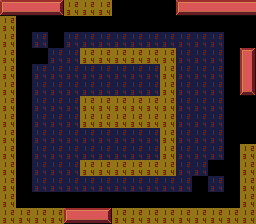

Rendered tile map (Tiled .tmx) drawn with the repository's tilesets; below, a short description and the map source with its tile grids summarised:
An orthogonal 16x14 tile map with 16x16 px tiles, 2 tile layers (Tile Layer 1, Tile Layer 2), 2 tilesets.

<map version="1.11" tiledversion="1.11.0" class="normal" orientation="orthogonal" renderorder="right-down" width="16" height="14" tilewidth="16" tileheight="16" infinite="0" nextlayerid="4" nextobjectid="1">
 <tileset firstgid="1" source="../../metatiles/dungeon.tsx" />
 <tileset firstgid="257" source="../../second-layers/sl_floor.tsx" />
 <layer id="1" name="Tile Layer 1" width="16" height="14">
  <data>[224 cells, 152 non-empty, 2 distinct tile ids]</data>
 </layer>
 <layer id="3" name="Tile Layer 2" width="16" height="14">
  <data>[224 cells, 15 non-empty, 6 distinct tile ids]</data>
 </layer>
</map>
